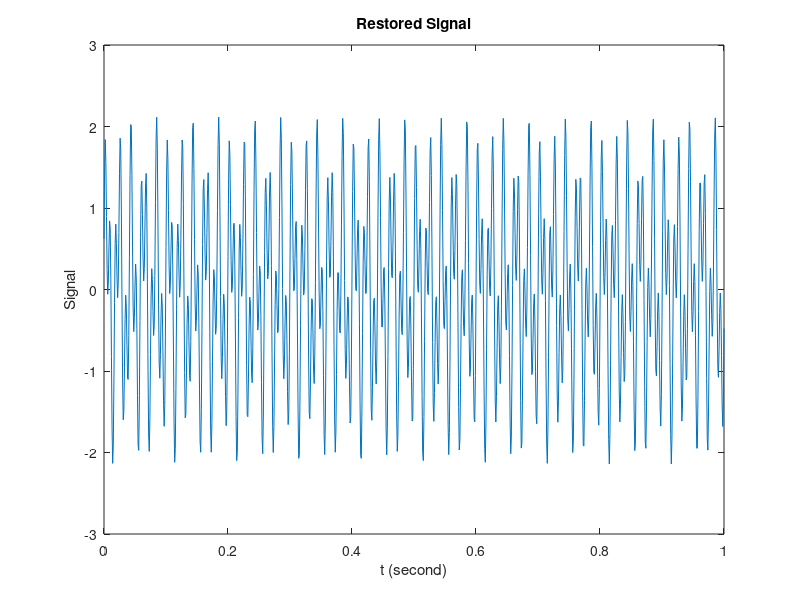

Write MATLAB code to recreate this figure.
%% 1
clearvars();

%% 1.(a)
L = 1000;
dt = 1/L;
t = 0:dt:1;
f_clean = sin(2*pi*50*t) + sin(2*pi*120*t);
period = lcm(50, 120);
F_clean = fft(f_clean);
plot(0:L/2, abs(F_clean(1:L/2+1)));

%%
f_noise = f_clean + 2.5 * randn(size(t));
plot(t, f_clean);
hold on;
plot(t, f_noise);
hold off;
title('Clean Signal vs. Corrupted Signal')
xlabel('t (second)')
ylabel('Signal')

%% 1.(b)
F_noise = fft(f_noise);
F_noise_even = abs(F_noise(1:L/2+1));
F_noise_even(2:end-1) = 2 * F_noise_even(2:end-1);
plot(0:L/2, F_noise_even);

%%
F_noise_even = F_noise_even/L;
plot(0:L/2, F_noise_even);
title('Amplitude Spectrum of Corrupted Signal')
xlabel('f (Hz)')
ylabel('Amplitude')

%% 1.(c)
filter = (abs(F_noise) > L/2 * 0.8);
F_filtered = F_noise .* filter;
plot(0:L/2, abs(F_filtered(1:L/2+1)));

%%
f_restored = ifft(F_filtered);
plot(t, f_restored);

title('Restored Signal')
xlabel('t (second)')
ylabel('Signal')
